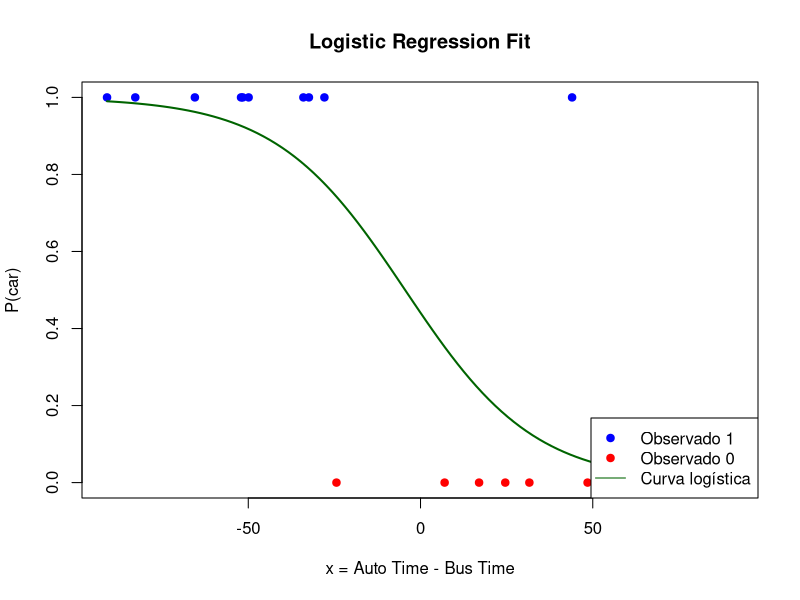
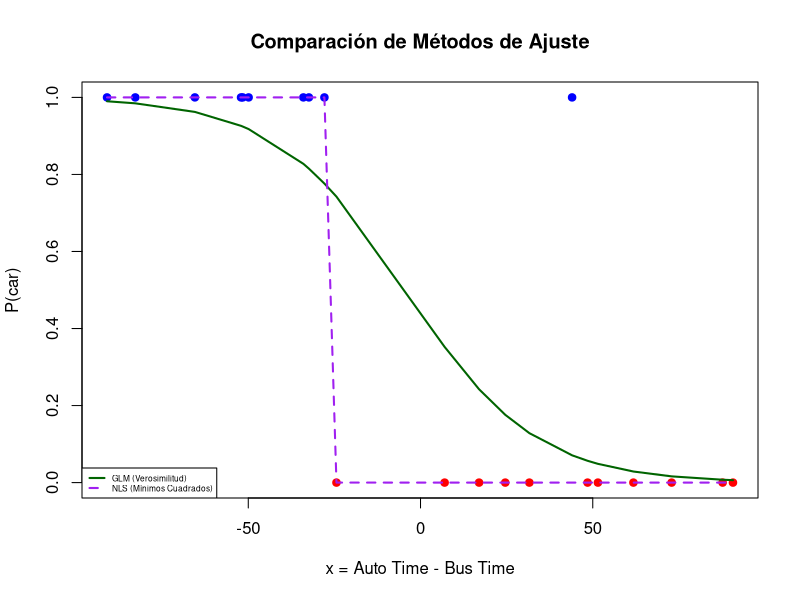
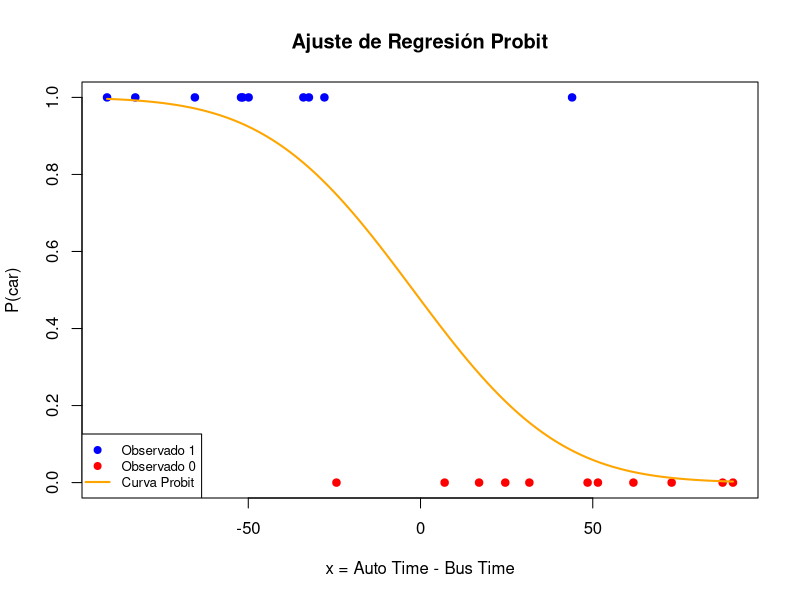
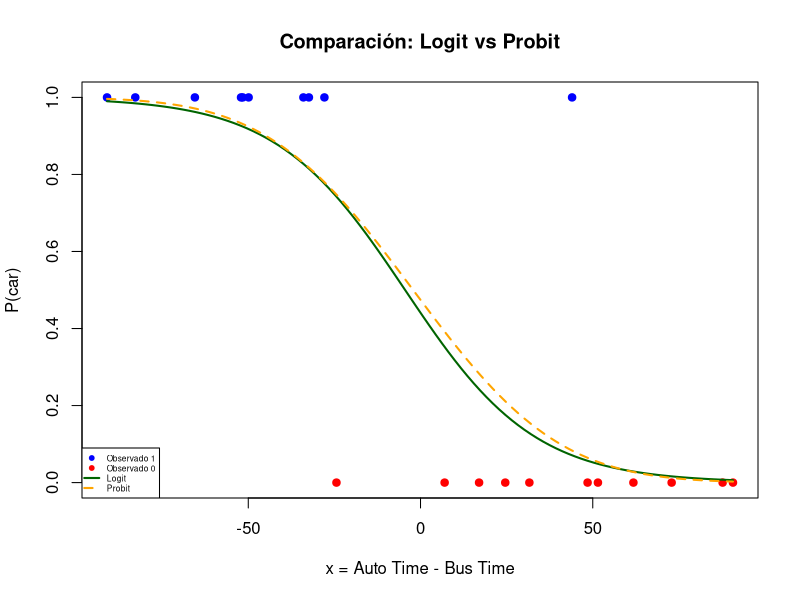
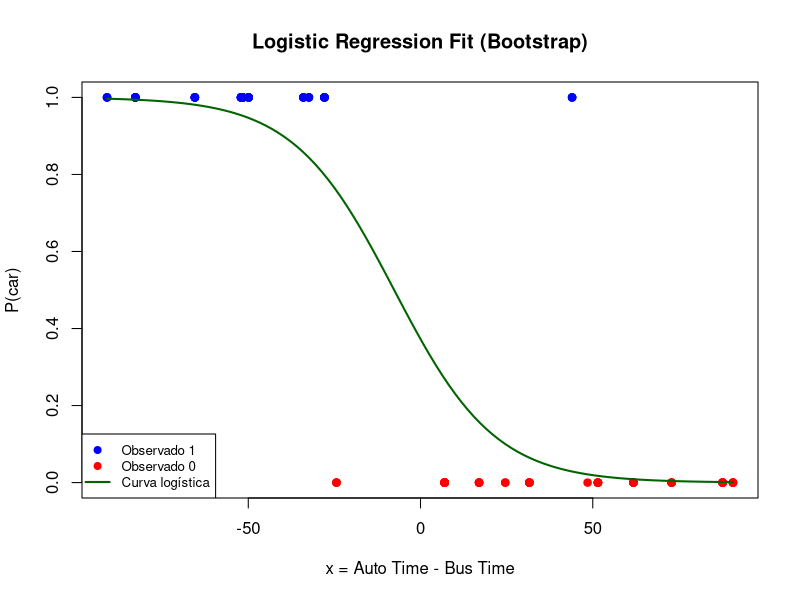

Here is the R script that generated these plots, in order:
## ---- chunk 1
knitr::opts_chunk$set(echo = TRUE)
## ---- chunk 2
auto_time <- c(52.90, 4.10, 4.10, 56.20, 51.80, 0.20, 27.60, 89.90, 41.50,
               95.00, 99.10, 18.50, 82.00, 8.60, 22.50, 51.40, 81.00, 51.00,
               62.20, 95.10, 41.60)
bus_time <- c(4.4, 28.5, 86.9, 31.6, 20.2, 91.2, 79.7, 2.2, 24.5,
              43.5, 8.4, 84, 38, 1.6, 74.1, 83.8, 19.2, 85, 90.1, 22.2, 91.5)
y <- c(0, 0, 1, 0, 0, 1, 1, 0, 0,
       0, 0, 1, 1, 0, 1, 1, 0, 1, 1, 0, 1)
x <- auto_time - bus_time
## ---- chunk 3
modelo <- glm(y ~ x, family = binomial)
summary(modelo)

plot(x, y, pch = 19, col = ifelse(y == 1, "blue", "red"),
     main = "Logistic Regression Fit", xlab = "x = Auto Time - Bus Time", ylab = "P(car)")
curve(predict(modelo, data.frame(x = sort(x)), type = "response"),
      add = TRUE, col = "darkgreen", lwd = 2)
legend("bottomright", legend = c("Observado 1", "Observado 0", "Curva logística"),
       col = c("blue", "red", "darkgreen"), pch = c(19, 19, NA), lty = c(NA, NA, 1))
## ---- chunk 4
b0_init <- coef(modelo)[1]
b1_init <- coef(modelo)[2]
modelo_nls <- nls(
  y ~ 1 / (1 + exp(-(b0 + b1 * x))),
  start = list(b0 = b0_init , b1 = b1_init)
)
summary(modelo_nls)

plot(x, y, pch = 19, col = ifelse(y == 1, "blue", "red"),
     main = "Comparación de Métodos de Ajuste", xlab = "x = Auto Time - Bus Time", ylab = "P(car)")
x_sorted <- sort(x)
lines(x_sorted, predict(modelo, type = "response")[order(x)], col = "darkgreen", lwd = 2)

b0_nls <- coef(modelo_nls)["b0"]
b1_nls <- coef(modelo_nls)["b1"]
p_nls <- 1 / (1 + exp(-(b0_nls + b1_nls * x_sorted)))
lines(x_sorted, p_nls, col = "purple", lwd = 2, lty = 2)

legend("bottomleft", legend = c("GLM (Verosimilitud)", "NLS (Mínimos Cuadrados)"),
       col = c("darkgreen", "purple"), lty = c(1, 2), lwd = 2, cex = 0.5)
## ---- chunk 5
modelo_probit <- glm(y ~ x, family = binomial(link = "probit"))
summary(modelo_probit)

plot(x, y, pch = 19, col = ifelse(y == 1, "blue", "red"),
     main = "Ajuste de Regresión Probit", xlab = "x = Auto Time - Bus Time", ylab = "P(car)")

x_seq <- seq(min(x), max(x), length.out = 100)
lines(x_seq, predict(modelo_probit, newdata = data.frame(x = x_seq), type = "response"),
      col = "orange", lwd = 2)

legend("bottomleft", legend = c("Observado 1", "Observado 0", "Curva Probit"),
       col = c("blue", "red", "orange"), pch = c(19, 19, NA), lty = c(NA, NA, 1), lwd = 2, cex = 0.8)
## ---- chunk 6
modelo_logit  <- glm(y ~ x, family = binomial(link = "logit"))

plot(x, y, pch = 19, col = ifelse(y == 1, "blue", "red"),
     main = "Comparación: Logit vs Probit", xlab = "x = Auto Time - Bus Time", ylab = "P(car)", ylim = c(0, 1))

lines(x_seq, predict(modelo_logit, newdata = data.frame(x = x_seq), type = "response"),
      col = "darkgreen", lwd = 2)
lines(x_seq, predict(modelo_probit, newdata = data.frame(x = x_seq), type = "response"),
      col = "orange", lwd = 2, lty = 2)

legend("bottomleft", legend = c("Observado 1", "Observado 0", "Logit", "Probit"),
       col = c("blue", "red", "darkgreen", "orange"),
       pch = c(19, 19, NA, NA), lty = c(NA, NA, 1, 2), lwd = 2, cex = 0.5)
## ---- chunk 7
datos <- data.frame(auto_time, bus_time, x = auto_time - bus_time, y)
set.seed(123)
bootstrap_sample <- datos[sample(1:nrow(datos), size = 100, replace = TRUE), ]
x_btsp <- bootstrap_sample$x
y_btsp <- bootstrap_sample$y

modelo_btstrap <- glm(y_btsp ~ x_btsp, family = binomial)
summary(modelo_btstrap)

plot(x_btsp, y_btsp, pch = 19, col = ifelse(y_btsp == 1, "blue", "red"),
     main = "Logistic Regression Fit (Bootstrap)", xlab = "x = Auto Time - Bus Time", ylab = "P(car)")

x_seq_btsp <- seq(min(x_btsp), max(x_btsp), length.out = 100)
lines(x_seq_btsp, predict(modelo_btstrap, newdata = data.frame(x_btsp = x_seq_btsp), type = "response"),
      col = "darkgreen", lwd = 2)

legend("bottomleft", legend = c("Observado 1", "Observado 0", "Curva logística"),
       col = c("blue", "red", "darkgreen"), pch = c(19, 19, NA), lty = c(NA, NA, 1), lwd = 2, cex = 0.8)
